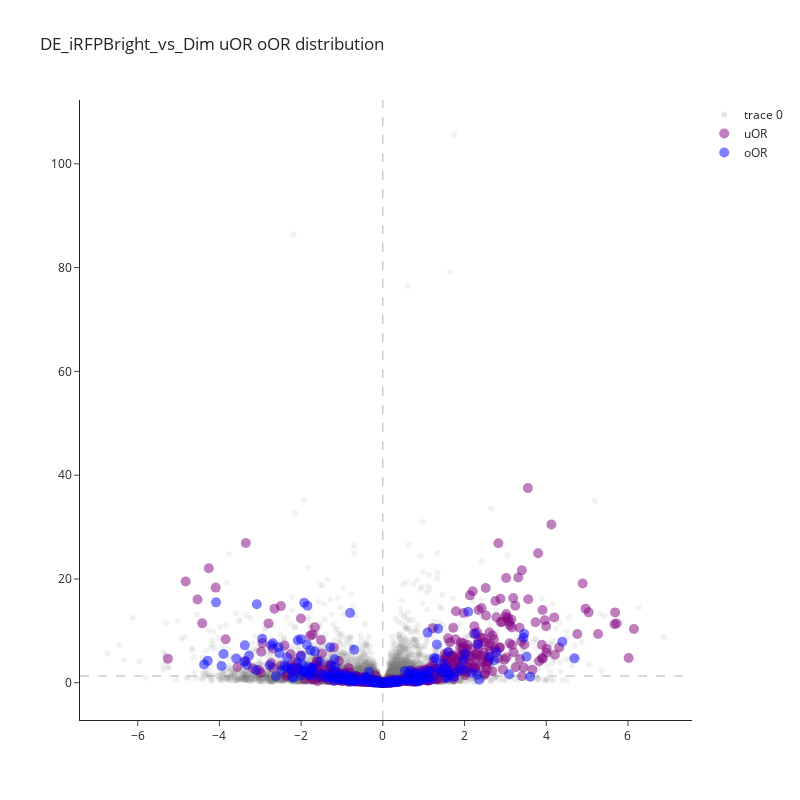

Write notebook code for a chart like this one.
### Markdown cell above
Plot DE bright vs Dim by coloring uOR and oOR. 
<br>
There are some ORs that are not classified as either uOR or oOR, hence they will not be labeled

### Code cell
data = DE_df['DE_iRFPBright_vs_Dim.tsv']

# Subset data 
OR_data = data[data.index.isin(OR_dependence_list.id)]
OR_data.loc[OR_data.index.isin(uOR.id), ['Rtp_dependence']] = 'uOR'
OR_data.loc[OR_data.index.isin(oOR.id), ['Rtp_dependence']] = 'oOR'
data = data[data.index.isin(OR_dependence_list.id) == False]


fig = go.Figure()
fig.add_trace(go.Scatter(x=data['log2FoldChange'], 
                        y=-np.log10(data['padj']),
                        text=data.index,
                        mode='markers', 
                        marker=dict(color = 'grey', opacity=0.1)))

# Plot oOR and uOR
fig.add_trace(go.Scatter(x=OR_data[OR_data['Rtp_dependence']=='uOR']['log2FoldChange'], 
                        y=-np.log10(OR_data[OR_data['Rtp_dependence']=='uOR']['padj']),
                        text=OR_data[OR_data['Rtp_dependence']=='uOR'].index,
#                         textposition='top center',
                        mode='markers', 
                        name='uOR',
                        marker=dict(color = 'purple',
                                    opacity=0.5,
                                   size = 10)))
fig.add_trace(go.Scatter(x=OR_data[OR_data['Rtp_dependence']=='oOR']['log2FoldChange'], 
                        y=-np.log10(OR_data[OR_data['Rtp_dependence']=='oOR']['padj']),
                        text=OR_data[OR_data['Rtp_dependence']=='oOR'].index,
#                         textposition='top center',
                        mode='markers', 
                        name='oOR',
                        marker=dict(color = 'blue',
                                    opacity=0.5,
                                   size = 10)))



# Adding intercept lines 
fig.add_vline(x=0, line_width = 1, line_dash='dash')
fig.add_hline(y=-np.log10(0.05), line_width = 1, line_dash='dash')
# Scaling x axis by log2fc max and min 
fig.update_xaxes(range=[min(data['log2FoldChange'])*1.1,
                        max(data['log2FoldChange'])*1.1])
# fig.update_yaxes(range=[min(-np.log10(data['padj']))*1.1,
#                         max(-np.log10(data['padj']))*1.1])
fig.update_traces( 
    textposition='top center',
    hovertemplate =
    '<b>%{text}</b>' + 
    '<br>LogFC: %{x}'+
    '<br>-log10(padj): %{y}<br>')
fig.update_layout(
    title='DE_iRFPBright_vs_Dim uOR oOR distribution',
    autosize=False,
    width=800,
    height=800,
    template='simple_white'
)
fig.show()
    
#     break
# fig.write_html('./output/Shayya/bkRNAseq_vol/'+DE.split('.')[0]+'_uoOR.html')

### Figure 1 — Plotly figure (JSON) as saved in the notebook; plotly's stock layout.template omitted (floating-point values rounded to 4 significant figures; data arrays with more than 128 entries replaced by an {"elided": "..."} marker saying what was removed)
{"data": [{"hovertemplate": "<b>%{text}</b><br>LogFC: %{x}<br>-log10(padj): %{y}<br>", "marker": {"color": "grey", "opacity": 0.1}, "mode": "markers", "text": {"elided": "16944 str values"}, "textposition": "top center", "type": "scatter", "x": {"elided": "16944 float values"}, "y": {"elided": "16944 float values"}}, {"hovertemplate": "<b>%{text}</b><br>LogFC: %{x}<br>-log10(padj): %{y}<br>", "marker": {"color": "purple", "opacity": 0.5, "size": 10}, "mode": "markers", "name": "uOR", "text": {"elided": "528 str values"}, "textposition": "top center", "type": "scatter", "x": {"elided": "528 float values"}, "y": {"elided": "528 float values"}}, {"hovertemplate": "<b>%{text}</b><br>LogFC: %{x}<br>-log10(padj): %{y}<br>", "marker": {"color": "blue", "opacity": 0.5, "size": 10}, "mode": "markers", "name": "oOR", "text": {"elided": "200 str values"}, "textposition": "top center", "type": "scatter", "x": {"elided": "200 float values"}, "y": {"elided": "200 float values"}}], "layout": {"autosize": false, "height": 800, "shapes": [{"line": {"dash": "dash", "width": 1}, "type": "line", "x0": 0, "x1": 0, "xref": "x", "y0": 0, "y1": 1, "yref": "y domain"}, {"line": {"dash": "dash", "width": 1}, "type": "line", "x0": 0, "x1": 1, "xref": "x domain", "y0": 1.301, "y1": 1.301, "yref": "y"}], "title": {"text": "DE_iRFPBright_vs_Dim uOR oOR distribution"}, "width": 800, "xaxis": {"range": [-7.413, 7.568]}}}
